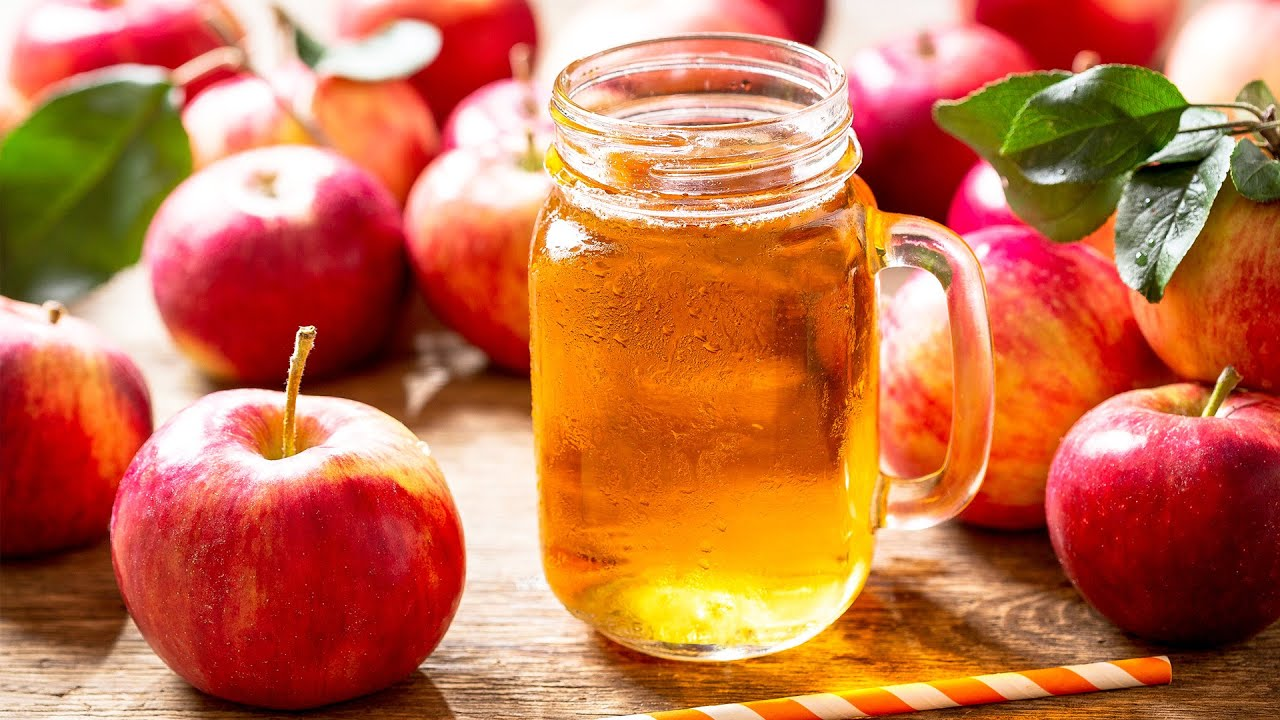
#> input picture images/Apple.jpg, 1280 x 720 px
$ python -i imlib231.py   (imports and definitions only)
#> lines starting #> are read from the running program, lines starting #| are printed output that depends on the picture; after the words box and inside, x2 and y2 are one past the last pixel; in counts of white or black regions, pixels touching at a corner belong together
import os
import cv2
import numpy as np

class Image:
    def __init__(self, path):
#> call 2 of __init__, with path = '../images/Apple.jpg'
#> in __init__, self.img is the input picture: shape (720, 1280, 3); mean B, G, R 74.6, 112, 195.2
        self.path = path
        self.filename = self.path.split('/')[-1]
        self.dir_path = '/'.join(self.path.split('/')[:-1])+'/'+(self.filename).split('.')[0]+'/'
        self.img = cv2.imread(self.path)
        self.create_dir()

    def create_dir(self):
        try:
            os.mkdir(self.dir_path)
        except:
            pass
        cv2.imwrite(self.dir_path+'/'+self.filename, self.img)


    def median(self):
        median = cv2.medianBlur(np.float32(self.img),5)
        cv2.imwrite(self.dir_path+self.filename.split('.')[0]+"_median."+self.filename.split('.')[-1], median)

    def canny_edge(self):
        gray = cv2.cvtColor(self.img, cv2.COLOR_RGB2GRAY)
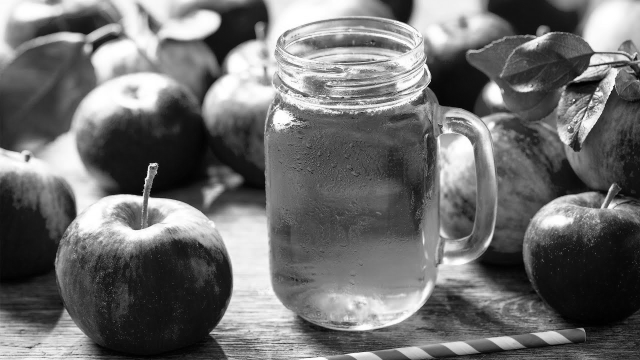
#> gray: shape (720, 1280) (shown at 1/2 size); min 0, max 255, mean 110.3
        canny = cv2.Canny(gray, 30, 100)
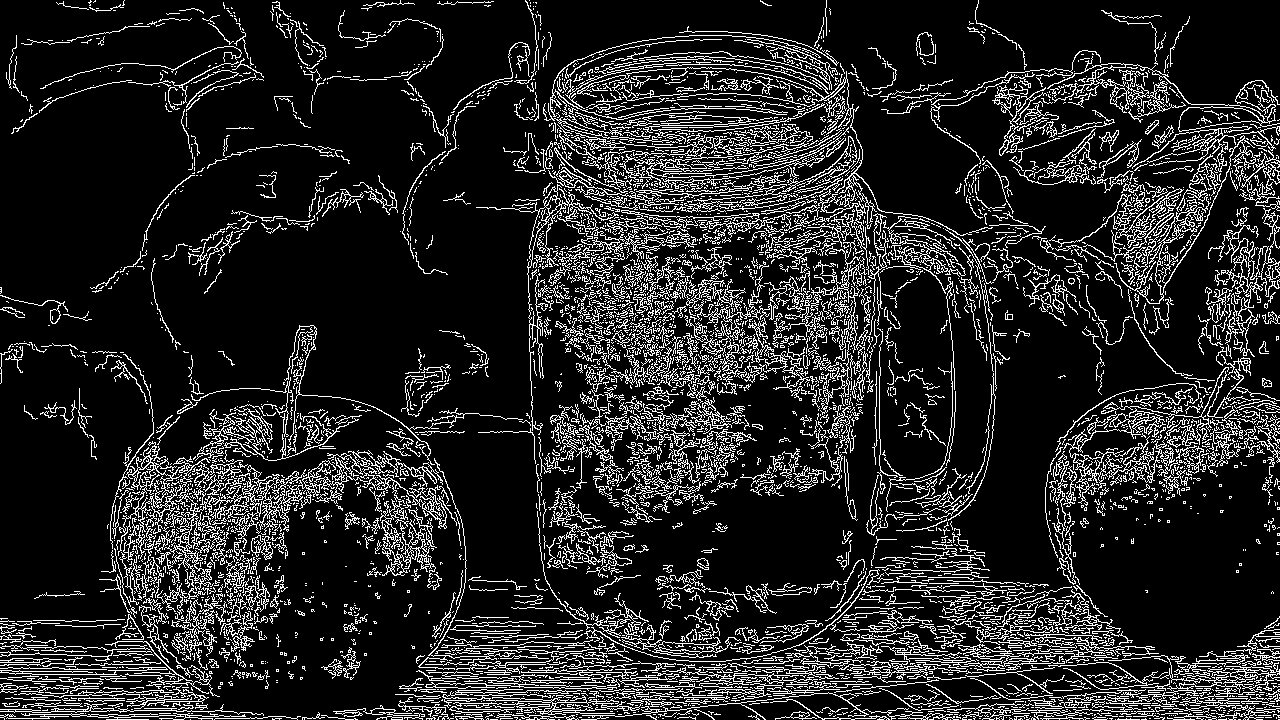
#> canny: shape (720, 1280); 14.6% white in thin lines or dots
        cv2.imwrite(self.dir_path+self.filename.split('.')[0]+"_canny."+self.filename.split('.')[-1], canny)

    def blur(self):
        fblur = cv2.blur(self.img, (30,30))
        cv2.imwrite(self.dir_path+self.filename.split('.')[0]+"_blur."+self.filename.split('.')[-1], fblur)

    def gaussian(self):
        gaussian = cv2.GaussianBlur(self.img,(5,5),0,0) # kernel size = 5
        cv2.imwrite(self.dir_path+self.filename.split('.')[0]+"_gaussian."+self.filename.split('.')[-1], gaussian)

    def grayscale(self):
        gray = cv2.cvtColor(self.img, cv2.COLOR_RGB2GRAY)
        cv2.imwrite(self.dir_path+self.filename.split('.')[0]+"_gray."+self.filename.split('.')[-1], gray)

im = Image("")
# [1 line not run here, left out]

>>> result = Image('../images/Apple.jpg').canny_edge()
